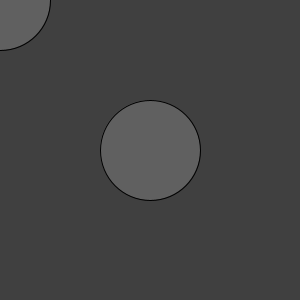
Frame 1 (no input)
Frame 60 (the mouse pressed at the canvas centre just before this capture): identical to frame 1, image omitted
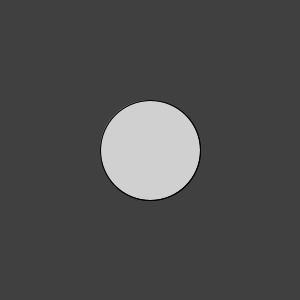
Frame 120 (the mouse held since frame 60 and released just before this capture)

The Processing sketch that drew these frames (run headless with seeded random() and noise(); from frame 60 on, the mouse is pressed at the canvas centre):

// Processing sketch: processing_21131
// ── processing_21131.pde

// Detecting when two circles intersect with each other. 

// A simple example: 
// One circle is fixed (centered) and another follows the mouse.  


//------------------------------------------
void setup() {
  size(300, 300);
  smooth();
}

//------------------------------------------
void draw() {
  background(64);
 
  int dia = 100;

  if (intersect(width/2, height/2, dia/2, mouseX, mouseY, dia/2)) {
    fill(255, 128);                
  } 
  else {
    fill(128, 128);  
  }
  
  ellipse(width/2, height/2, dia, dia);
  ellipse(mouseX,  mouseY, dia, dia);  
}

//---------------------------------------------------------------
// A function to test for intersection between two circles
// x1, y1 and r1 represent one circle
// x2, y2 and r2 represent the other circle
// We can say that two circles overlap when the distance between
// their centres is larger than the sum of their radius.
boolean intersect(float x1, float y1, float r1, 
                  float x2, float y2, float r2) {
  
  float d = dist(x1, y1, x2, y2);
  
  if ( d < (r1 + r2) ) {
    // yep, they intersects
    return true;
  }
  else {
    return false;
  }
} 
                
